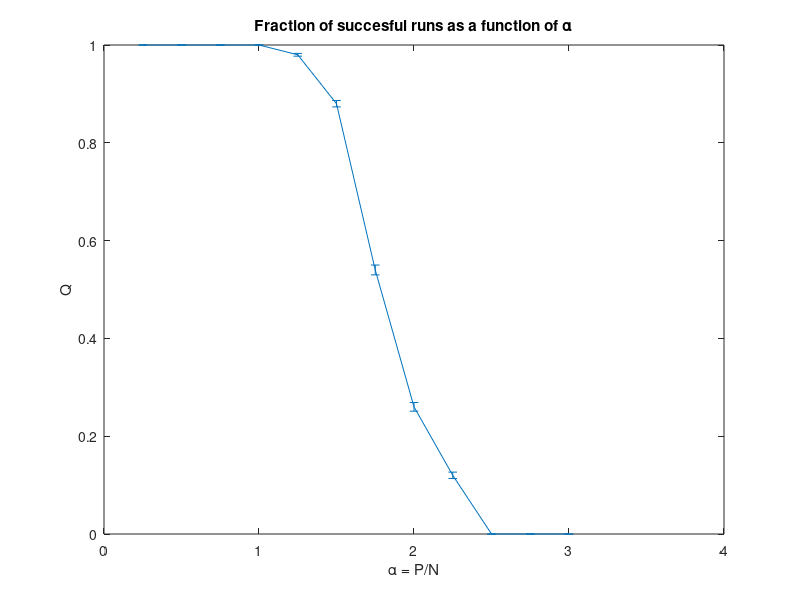

Here is the MATLAB script that generated this plot:
nd = 50;

alphas = 0.25:0.25:3;

useBias = 0;

Q_list = zeros(1, length(alphas));
Q_list_std = zeros(1, length(alphas));
q_ind = 1;

for a = alphas
    Qs = [];   
    a
    for run = 1:nd
        Q = 0;
        % Initialization values
        N = 20;
        P = round(a*N);
        max_epochs = 100;

        % Generate P datapoints from N-dimensional gaussian (mean = 0, std = 1)
        data = 0 + sqrt(1) * randn(P, N);

        if useBias == 1
            data = [data ones(1, P)'];
            N = N + 1;
        end
        % Generate P labels being -1 or 1 
        label = randi([0 1], 1, P) * 2 - 1;

        % Use just as many weights as inputs
        weights = zeros(1, N);
        error = zeros(1, P);

        for i = 1:max_epochs
            for j = 1:P

                error(j) = (weights * data(j,:)') * label(j);
                if (error(j) <= 0)
                    weights = weights + 1 / N * data(j,:) * label(j);
                end
            end
            if all(error > 0)
                Q = Q + 1;
                break;
            end
        end
        Qs = [Qs Q];
    end

    % list holding fraction of successful runs as a function of a
    Q_list(q_ind) = sum(Qs) ./ nd;
    Q_list_std(q_ind) = std(Qs ./ nd);
    q_ind = q_ind + 1;
end

errorbar(alphas, Q_list, Q_list_std);
xlim([0 4]);
ylim([0 1]);
title(['Fraction of succesful runs as a function of \alpha']);
xlabel('\alpha = P/N')
ylabel('Q')
